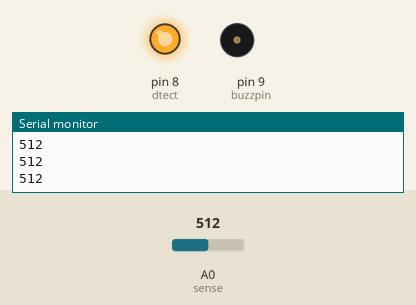
Simulated run of this sketch. Board: Arduino Uno, built with avr-gcc and run on an emulated ATmega328P. Parts: output pins drawn as LEDs (lit = HIGH), buzzer (waves = sounding), the last lines printed to the serial monitor. The inputs (shaded band) are chosen by the test bench; at power-on: A0 (sense) = 512.

Above: at 1.2 s.
1.3 s: A0 (sense) set to 991
2.8 s: A0 (sense) set to 1014
At 3.6 s:
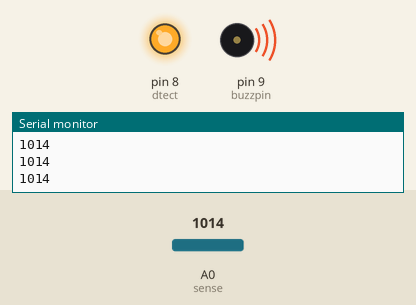
Timing chart, 0 to 5.8 s (numbered marks = the images above; inputs shaded):
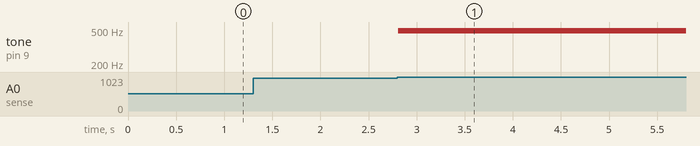

Measured:
- the behaviour switches between 1004 and 1005 on A0 (sense) (found by bisection; images 0 and 1)
- after the input at 2.8 s, tone on pin 9 (buzzpin): silent → 490 Hz at once

The sketch:

sketch_apr08h.ino
```cpp
int dtect=8;
int sense=A0;
int buzzpin=9;
void setup()
{
  pinMode(dtect,OUTPUT);
  pinMode(sense,INPUT);
  pinMode(buzzpin,OUTPUT);
  digitalWrite(dtect,HIGH);
  Serial.begin(9600);
}
void loop()
{
  int val=analogRead(sense);
  Serial.println(val);
  if(val>=1005)
  {
    buzz(50);
  }


}
void buzz(unsigned char time)
  {
    analogWrite(buzzpin,170);
    delay(time);
    analogWrite(buzzpin,0);
    delay(time);
  }
```
